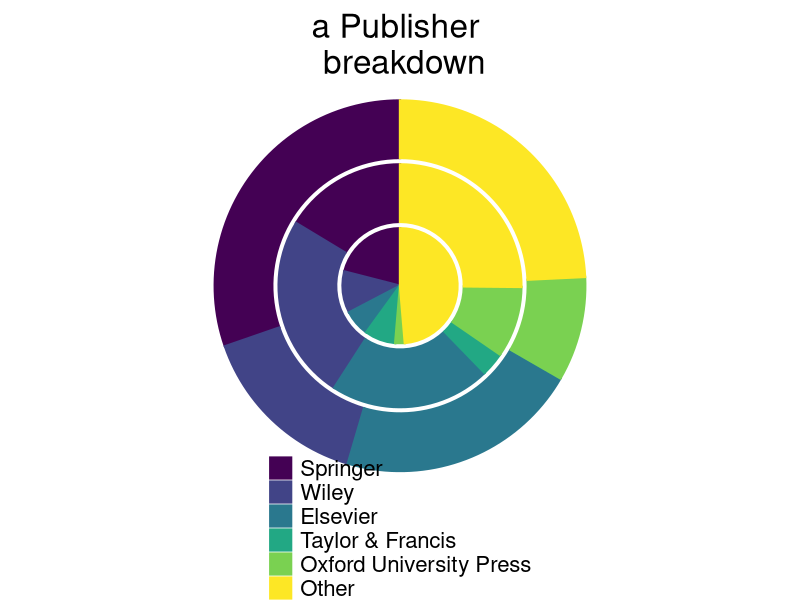
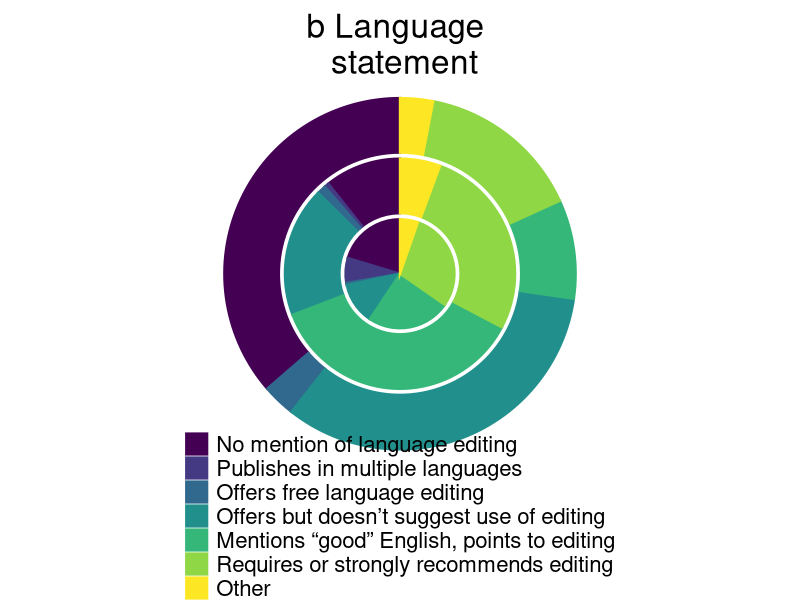
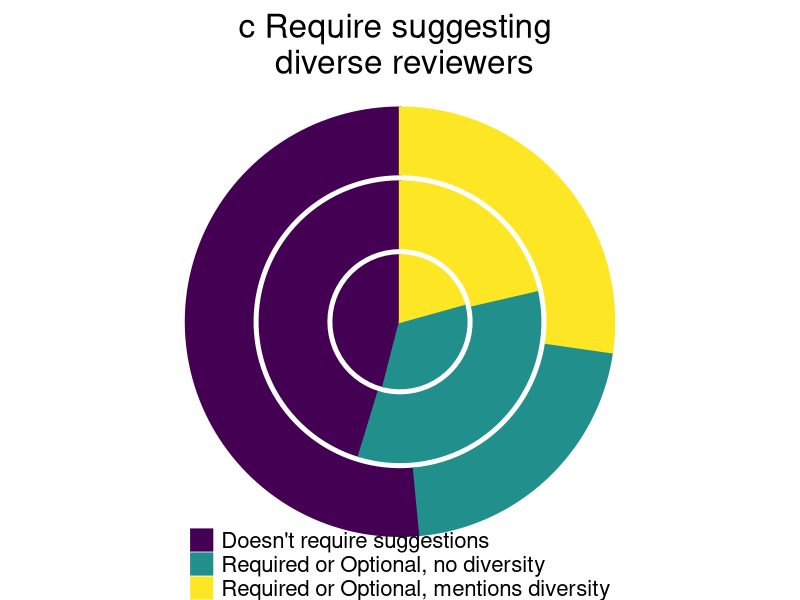
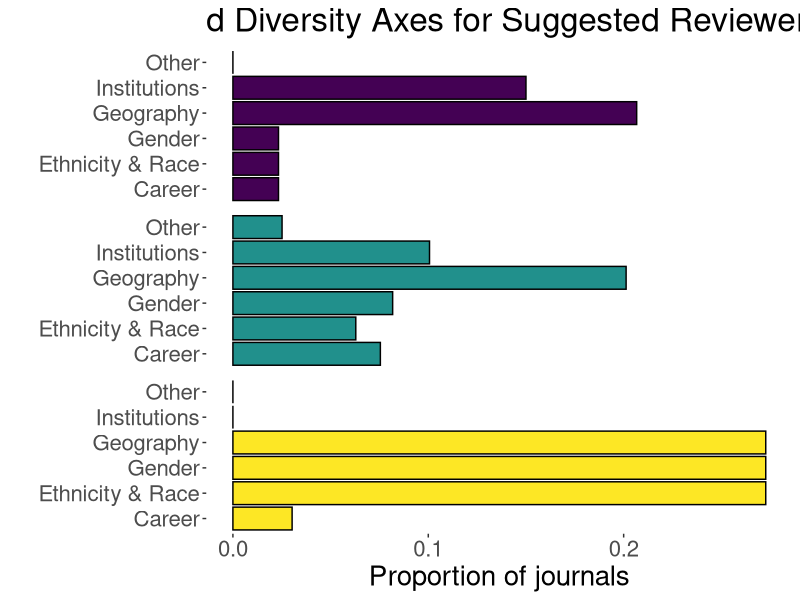
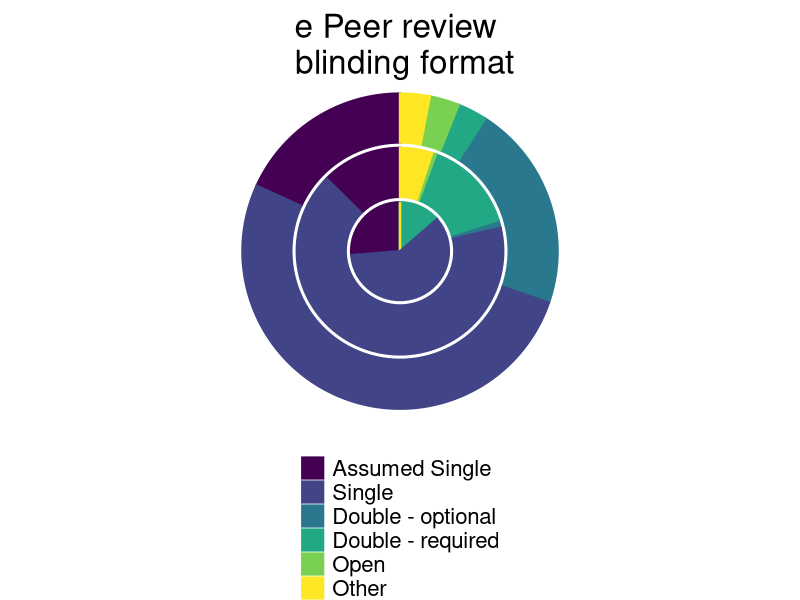
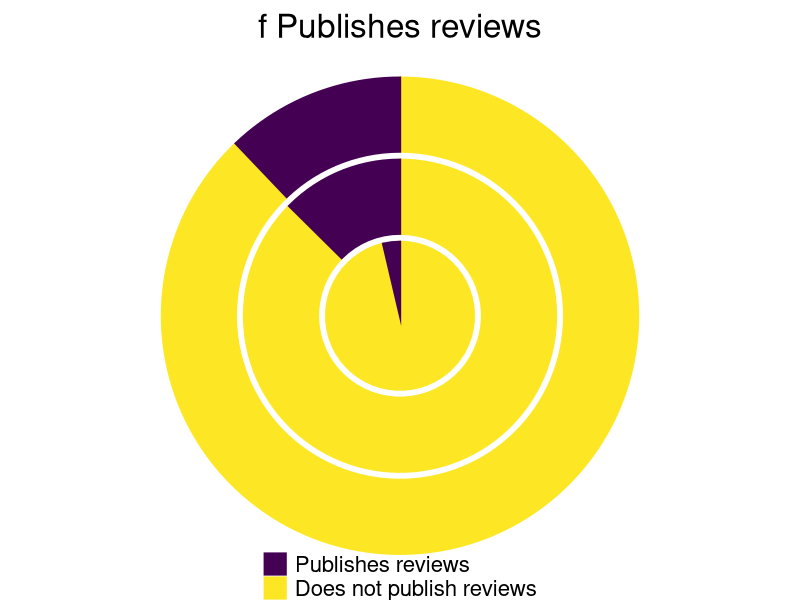
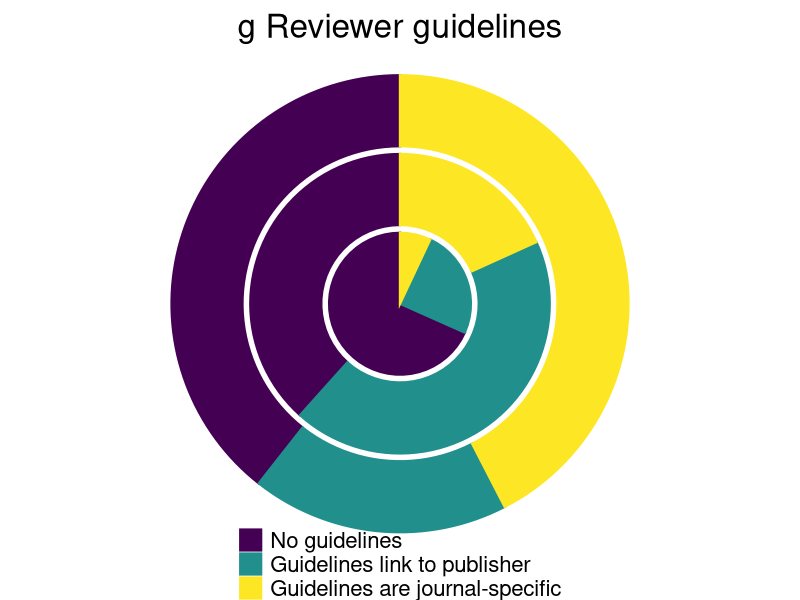
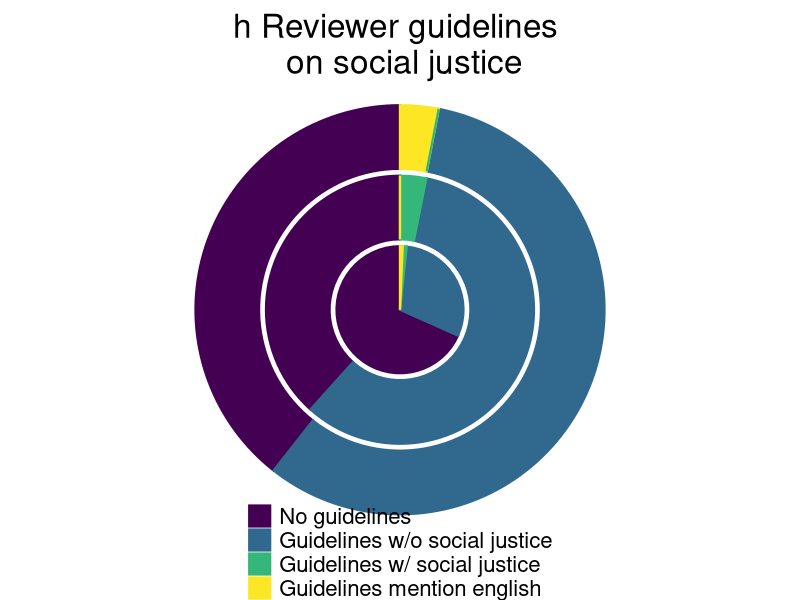

Write the R code that produced these figures, in order.
#################################################
#### Plotting journal policy data by JIF     ####
#### Created by: Courtney L Davis            #### 
#### Last checked: 30 November 2022          ####
#################################################

############ Set-up
############
# Load packages
library(ggplot2)
library(here)

# Read in the journal policy data
policy.data <- read.csv(here("Journal Policy Data Summaries","Data","Dataset S2 EcoEvo Journal Policies.csv"))

##### Code to create pie charts describing journal policy data, broken down by impact factor ####

### Plot A: By publisher of journal - broken down in to top 5 publishers and "other"
# Create bins for summarizing data
policy.data$Publisher_Top_Binned <- ifelse(policy.data$Publisher.from.JCR.but.binned.by.larger.company == "SPRINGER", "1",
                                           ifelse(policy.data$Publisher.from.JCR.but.binned.by.larger.company == "WILEY", "2",
                                                  ifelse(policy.data$Publisher.from.JCR.but.binned.by.larger.company == "ELSEVIER", "3",
                                                         ifelse(policy.data$Publisher.from.JCR.but.binned.by.larger.company == "TAYLOR AND FRANCIS", "4",
                                                                ifelse(policy.data$Publisher.from.JCR.but.binned.by.larger.company == "OXFORD UNIVERSITY PRESS", "5", "6")))))

# Create table summary for different values
publisher_df_low <- table(policy.data[policy.data$JIF_bin == "Low" | policy.data$JIF_bin == "NA", "Publisher_Top_Binned"])
publisher_df_med <- table(policy.data[policy.data$JIF_bin == "Mid", "Publisher_Top_Binned"])
publisher_df_high <- table(policy.data[policy.data$JIF_bin == "High", "Publisher_Top_Binned"])

# Convert table summary into a dataframe with proportions
publisher_df_low_percent = data.frame(publisher_df_low / sum(publisher_df_low))
publisher_df_med_percent = data.frame(publisher_df_med / sum(publisher_df_med))
publisher_df_high_percent = data.frame(publisher_df_high / sum(publisher_df_high))

# Convert to numeric for plotting
publisher_df_low_percent$Freq <- as.numeric(publisher_df_low_percent$Freq)
publisher_df_med_percent$Freq <- as.numeric(publisher_df_med_percent$Freq)
publisher_df_high_percent$Freq <- as.numeric(publisher_df_high_percent$Freq)

# Add "Multiple languages" to high IF journals
publisher_df_high_percent <- rbind(publisher_df_high_percent, data.frame("Var1" = "4", "Freq" = "0"))
publisher_df_high_percent <- publisher_df_high_percent[c(1,2,3,6,4,5),] # reorder

# Re-assign level names for plotting
levels(publisher_df_high_percent$Var1) <- levels(publisher_df_low_percent$Var1)  <- levels(publisher_df_med_percent$Var1) <- list("Springer" = "1", 
                                          "Wiley" = "2", 
                                          "Elsevier" = "3",
                                          "Taylor & Francis" = "4", 
                                          "Oxford University Press" = "5",
                                          "Other" = "6")

# Combine dataframes to make the concentric donut dataframe
concentric_df <- rbind(publisher_df_low_percent, publisher_df_med_percent, publisher_df_high_percent)
concentric_df$classification <- c(rep("low",6), rep("med",6), rep("high",6)) # create column with IF classification
concentric_df$Freq <- as.numeric(concentric_df$Freq) # convert to numeric for plotting
concentric_df$classification <- factor(concentric_df$classification, levels = c("low", "med","high"))

# Create the plot
plot_a <- ggplot(concentric_df, aes(x = classification, y = Freq, fill= Var1, col = Var1)) +
  geom_col(size = 0.8) +
  coord_polar(theta="y") +
  scale_fill_viridis_d() + 
  scale_colour_viridis_d() + theme_void() +
  theme(text = element_text(size = 20), 
        plot.title = element_text(hjust = 0.5, margin=margin(t=10,b=-20)), 
        legend.margin=margin(t = -50),
        legend.box.margin=margin(0,0,0,0),
        legend.position = "bottom", 
        legend.direction = "vertical",
        legend.title = element_blank()) + 
  ggtitle("a Publisher \n breakdown")


### Plot B: By journal statements on language requirements
# Data have already been binned accordingly:
# "No mention of English requirement" = 1
# "Journal publishes articles in more than one language (e.g., Spanish and English)" = 2
# "Journal offers FREE English language editing services (most progressive policies)" = 3
# "Offers editing but doesn't strongly suggest or recommend that people use it" = 4
# "Mentions authors need to use "good English" and points to fee-for-service editing" = 5
# "Requires or strongly advices ESL authors to pay for editing prior to submission (or have colleagues edit, etc.) (least progressive policies)" = 6
# "Other (describe in adjacent column)" = 7

# Create table summary for different values
language_df_low <- table(policy.data[policy.data$JIF_bin == "Low" | policy.data$JIF_bin == "NA", "language.requirements.binned"])
language_df_med <- table(policy.data[policy.data$JIF_bin == "Mid", "language.requirements.binned"])
language_df_high <- table(policy.data[policy.data$JIF_bin == "High", "language.requirements.binned"])

# Compute percentages
language_df_low_percent = data.frame(language_df_low / sum(language_df_low))
language_df_med_percent = data.frame(language_df_med / sum(language_df_med))
language_df_high_percent = data.frame(language_df_high / sum(language_df_high))

# Reformat Freq column to numeric
language_df_low_percent$Freq <- as.numeric(language_df_low_percent$Freq)
language_df_med_percent$Freq <- as.numeric(language_df_med_percent$Freq)
language_df_high_percent$Freq <- as.numeric(language_df_high_percent$Freq)

# Add "Multiple languages" to high IF journals
language_df_high_percent <- rbind(language_df_high_percent, data.frame("Var1" = "2", "Freq" = "0"))
language_df_high_percent <- language_df_high_percent[c(1,7,2,3,4,5,6),] # reorder

# Change the labels for legend
levels(language_df_high_percent$Var1) <- levels(language_df_low_percent$Var1) <- levels(language_df_med_percent$Var1) <- list("No mention of language editing" = "1", 
                                         "Publishes in multiple languages" = "2", 
                                         "Offers free language editing" = "3",
                                         "Offers but doesn’t suggest use of editing" = "4", 
                                         "Mentions “good” English, points to editing" = "5",
                                         "Requires or strongly recommends editing" = "6",
                                         "Other" = "7")

# Create the concentric donut dataframe
concentric_df <- rbind(language_df_low_percent, language_df_med_percent, language_df_high_percent)
concentric_df$classification <- c(rep("low",7), rep("med",7), rep("high",7)) # create column with IF classification
concentric_df$Freq <- as.numeric(concentric_df$Freq) # convert to numeric for plotting
concentric_df$classification <- factor(concentric_df$classification, levels = c("low", "med","high"))

# Create the plot
plot_b <- ggplot(concentric_df, aes(x = classification, y = Freq, fill= Var1, col = Var1)) +
  geom_col(size = 0.8) +
  coord_polar(theta="y") +
  scale_fill_viridis_d() + 
  scale_colour_viridis_d() + theme_void() +
  theme(text = element_text(size = 20), 
        plot.title = element_text(hjust = 0.5, margin=margin(t=10,b=-20)), 
        legend.margin=margin(t = -50),
        legend.box.margin=margin(0,0,0,0),
        legend.position = "bottom", 
        legend.direction = "vertical",
        legend.title = element_blank()) + 
  ggtitle("b Language \n statement")


### Plot C: Whether authors are required to submit names of diverse reviewers
# Data have already been binned accordingly:
# Journal doesn't require that authors suggest reviewers = 1
# Journal asks for suggested reviewers but does not mention diversity of reviewers = 2
# Journal ask for suggested reviewers and explicitly mentions 1 or more axes of diversity of reviewers = 3

# Create table summary for different values
revdiversity_df_low <- table(policy.data[policy.data$JIF_bin == "Low" | policy.data$JIF_bin == "NA", "authors.suggest.diverse.reviews.binned"])
revdiversity_df_med <- table(policy.data[policy.data$JIF_bin == "Mid", "authors.suggest.diverse.reviews.binned"])
revdiversity_df_high <- table(policy.data[policy.data$JIF_bin == "High", "authors.suggest.diverse.reviews.binned"])

# Compute percentages
revdiversity_df_low_percent = data.frame(revdiversity_df_low / sum(revdiversity_df_low))
revdiversity_df_med_percent = data.frame(revdiversity_df_med / sum(revdiversity_df_med))
revdiversity_df_high_percent = data.frame(revdiversity_df_high / sum(revdiversity_df_high))

# Reformat Freq column to numeric
revdiversity_df_low_percent$Freq <- as.numeric(revdiversity_df_low_percent$Freq)
revdiversity_df_med_percent$Freq <- as.numeric(revdiversity_df_med_percent$Freq)
revdiversity_df_high_percent$Freq <- as.numeric(revdiversity_df_high_percent$Freq)

# Change the labels for legend
levels(revdiversity_df_high_percent$Var1) <- levels(revdiversity_df_low_percent$Var1) <- levels(revdiversity_df_med_percent$Var1) <- list("Doesn't require suggestions" = "1", 
                                                  "Required or Optional, no diversity" = "2", 
                                                  "Required or Optional, mentions diversity" = "3")

# Create the concentric donut dataframe
concentric_df <- rbind(revdiversity_df_low_percent, revdiversity_df_med_percent, revdiversity_df_high_percent)
concentric_df$classification <- c(rep("low",3), rep("med",3), rep("high",3))
concentric_df$Freq <- as.numeric(concentric_df$Freq)
concentric_df$classification <- factor(concentric_df$classification, levels = c("low", "med","high"))

# Create the plot
plot_c <- ggplot(concentric_df, aes(x = classification, y = Freq, fill= Var1, col = Var1)) +
  geom_col(size = 0.8) +
  coord_polar(theta="y", start = 0) +
  scale_fill_viridis_d() + 
  scale_colour_viridis_d() + theme_void() + 
  theme(text = element_text(size = 20), 
        plot.title = element_text(hjust = 0.5, margin=margin(t=10,b=-20)), 
        legend.margin=margin(t = -50),
        legend.box.margin=margin(0,0,0,0),
        legend.position = "bottom", 
        legend.direction = "vertical",
        legend.title = element_blank()) + 
  ggtitle("c Require suggesting \n diverse reviewers")



### Plot E: By journal blinding format
# Create table summary for different values
journal_blinding_df_low <- table(policy.data[policy.data$JIF_bin == "Low" | policy.data$JIF_bin == "NA", "blind.format"])
journal_blinding_df_med <- table(policy.data[policy.data$JIF_bin == "Mid", "blind.format"])
journal_blinding_df_high <- table(policy.data[policy.data$JIF_bin == "High", "blind.format"])

# Compute percentages
journal_blinding_df_low_percent = data.frame(journal_blinding_df_low / sum(journal_blinding_df_low))
journal_blinding_df_med_percent = data.frame(journal_blinding_df_med / sum(journal_blinding_df_med))
journal_blinding_df_high_percent = data.frame(journal_blinding_df_high / sum(journal_blinding_df_high))

# Reformat Freq column to numeric
journal_blinding_df_low_percent$Freq <- as.numeric(journal_blinding_df_low_percent$Freq)
journal_blinding_df_med_percent$Freq <- as.numeric(journal_blinding_df_med_percent$Freq)
journal_blinding_df_high_percent$Freq <- as.numeric(journal_blinding_df_high_percent$Freq)

# Add "Open" to low IF journals
journal_blinding_df_low_percent <- rbind(journal_blinding_df_low_percent, data.frame("Var1" = c("Open","Other"), "Freq" = c("0","0")))
journal_blinding_df_low_percent <- journal_blinding_df_low_percent[c(1,2,3,5,6,4),] # reorder

# Change the labels for legend
levels(journal_blinding_df_high_percent$Var1) <- levels(journal_blinding_df_low_percent$Var1)  <- levels(journal_blinding_df_med_percent$Var1) <- list("Assumed Single" = "Assumed_single", "Single" = "Single", 
                                                      "Double - optional" = "Double_optional", 
                                                      "Double - required" = "Double_required",
                                                      "Open" = "Open", 
                                                      "Other" = "Other")

# Create the concentric donut dataframe
concentric_df <- rbind(journal_blinding_df_low_percent, journal_blinding_df_med_percent, journal_blinding_df_high_percent)
concentric_df$classification <- c(rep("low",6), rep("med",6), rep("high",6))
concentric_df$Freq <- as.numeric(concentric_df$Freq)
concentric_df$classification <- factor(concentric_df$classification, levels = c("low", "med","high"))

# Create the plot
plot_e <- ggplot(concentric_df, aes(x = classification, y = Freq, fill= Var1, col = Var1)) +
  geom_col(size = 0.8) +
  coord_polar(theta="y") +
  scale_fill_viridis_d() + 
  scale_colour_viridis_d() + theme_void() +
  theme(text = element_text(size = 20), 
        plot.title = element_text(hjust = 0.5, margin=margin(t=10,b=-20)), 
        legend.margin=margin(t = 0),
        legend.box.margin=margin(0,0,0,0),
        legend.position = "bottom", 
        legend.direction = "vertical",
        legend.title = element_blank()) + 
  ggtitle("e Peer review \n blinding format")


### Plot F: Whether the journal publishes reviews upon publication of manuscript
# Create table summary for different values
publishrev_df_low <- table(policy.data[policy.data$JIF_bin == "Low" | policy.data$JIF_bin == "NA", "journal.publish.peer.reviews"])
publishrev_df_med <- table(policy.data[policy.data$JIF_bin == "Mid", "journal.publish.peer.reviews"])
publishrev_df_high <- table(policy.data[policy.data$JIF_bin == "High", "journal.publish.peer.reviews"])

# Compute percentages
publishrev_df_low_percent = data.frame(publishrev_df_low / sum(publishrev_df_low))
publishrev_df_med_percent = data.frame(publishrev_df_med / sum(publishrev_df_med))
publishrev_df_high_percent = data.frame(publishrev_df_high / sum(publishrev_df_high))

# Reformat Freq column to numeric
publishrev_df_low_percent$Freq <- as.numeric(publishrev_df_low_percent$Freq)
publishrev_df_med_percent$Freq <- as.numeric(publishrev_df_med_percent$Freq)
publishrev_df_high_percent$Freq <- as.numeric(publishrev_df_high_percent$Freq)

# Change the labels for legend
levels(publishrev_df_high_percent$Var1) <- levels(publishrev_df_low_percent$Var1) <- levels(publishrev_df_med_percent$Var1) <- list("Publishes reviews" = "Yes", 
                                                                                                                                             "Does not publish reviews" = "No")

# Create the concentric donut dataframe
concentric_df <- rbind(publishrev_df_low_percent, publishrev_df_med_percent, publishrev_df_high_percent)
concentric_df$classification <- c(rep("low",2), rep("med",2), rep("high",2))
concentric_df$Freq <- as.numeric(concentric_df$Freq)
concentric_df$classification <- factor(concentric_df$classification, levels = c("low", "med","high"))

# Create the plot
plot_f <- ggplot(concentric_df, aes(x = classification, y = Freq, fill= Var1, col = Var1)) +
  geom_col(size = 0.8) +
  coord_polar(theta="y") +
  scale_fill_viridis_d() + 
  scale_colour_viridis_d() + theme_void() +
  theme(text = element_text(size = 20), 
        plot.title = element_text(hjust = 0.5, margin=margin(t=10,b=-20)), 
        legend.margin=margin(t = -50),
        legend.box.margin=margin(0,0,0,0),
        legend.position = "bottom", 
        legend.direction = "vertical",
        legend.title = element_blank()) + 
  ggtitle("f Publishes reviews")



### Plot G: Whether the journal has reviewer guidelines that are specific to journal or publisher
# Create bins for summarizing data
policy.data$ReviewerGuidelines_Publisher_Journal_Binned <- ifelse(policy.data$guidelines.to.be.reviewer == "No", "1",
                                                                  ifelse(policy.data$guidelines.to.be.reviewer == "Yes" & policy.data$guidelines.link.publisher == "Yes", "2",
                                                                         ifelse(policy.data$guidelines.to.be.reviewer == "Yes" & policy.data$guidelines.link.publisher == "No", "3", "NA")))

# Create table summary for different values
revguidelines_df_low <- table(policy.data[policy.data$JIF_bin == "Low" | policy.data$JIF_bin == "NA", "ReviewerGuidelines_Publisher_Journal_Binned"])
revguidelines_df_med <- table(policy.data[policy.data$JIF_bin == "Mid", "ReviewerGuidelines_Publisher_Journal_Binned"])
revguidelines_df_high <- table(policy.data[policy.data$JIF_bin == "High", "ReviewerGuidelines_Publisher_Journal_Binned"])

# Compute percentages
revguidelines_df_low_percent = data.frame(revguidelines_df_low / sum(revguidelines_df_low))
revguidelines_df_med_percent = data.frame(revguidelines_df_med / sum(revguidelines_df_med))
revguidelines_df_high_percent = data.frame(revguidelines_df_high / sum(revguidelines_df_high))

# Reformat Freq column to numeric
revguidelines_df_low_percent$Freq <- as.numeric(revguidelines_df_low_percent$Freq)
revguidelines_df_med_percent$Freq <- as.numeric(revguidelines_df_med_percent$Freq)
revguidelines_df_high_percent$Freq <- as.numeric(revguidelines_df_high_percent$Freq)

# Change the labels for legend
levels(revguidelines_df_high_percent$Var1) <- levels(revguidelines_df_low_percent$Var1) <- levels(revguidelines_df_med_percent$Var1) <- list("No guidelines" = "1", 
                                              "Guidelines link to publisher" = "2", 
                                              "Guidelines are journal-specific" = "3")

# Create the concentric donut dataframe
concentric_df <- rbind(revguidelines_df_low_percent, revguidelines_df_med_percent, revguidelines_df_high_percent)
concentric_df$classification <- c(rep("low",3), rep("med",3), rep("high",3))
concentric_df$Freq <- as.numeric(concentric_df$Freq)
concentric_df$classification <- factor(concentric_df$classification, levels = c("low", "med","high"))

# Create the plot
plot_g <- ggplot(concentric_df, aes(x = classification, y = Freq, fill= Var1, col = Var1)) +
  geom_col(size = 0.8) +
  coord_polar(theta="y") +
  scale_fill_viridis_d() + 
  scale_colour_viridis_d() + theme_void() +
  theme(text = element_text(size = 20), 
        plot.title = element_text(hjust = 0.5, margin=margin(t=10,b=-20)), 
        legend.margin=margin(t = -50),
        legend.box.margin=margin(0,0,0,0),
        legend.position = "bottom", 
        legend.direction = "vertical",
        legend.title = element_blank()) + 
  ggtitle("g Reviewer guidelines")


### Plot H: Whether journal's reviewer guidelines mention social justice
# Create bins for summarizing data
policy.data$ReviewerGuidelines_SocialJustice <- ifelse(policy.data$guidelines.to.be.reviewer == "No", "1",
                                                       ifelse(policy.data$guidelines.to.be.reviewer == "Yes" & policy.data$guidelines.social.justice == "No", "2",
                                                              ifelse(policy.data$guidelines.to.be.reviewer == "Yes" & policy.data$guidelines.social.justice == "Yes" & policy.data$guidelines.esl == "No", "3", "4")))

# Create table summary for different values
revguidelines_sj_df_low <- table(policy.data[policy.data$JIF_bin == "Low" | policy.data$JIF_bin == "NA", "ReviewerGuidelines_SocialJustice"])
revguidelines_sj_df_med <- table(policy.data[policy.data$JIF_bin == "Mid", "ReviewerGuidelines_SocialJustice"])
revguidelines_sj_df_high <- table(policy.data[policy.data$JIF_bin == "High", "ReviewerGuidelines_SocialJustice"])

# Compute percentages
revguidelines_sj_df_low_percent = data.frame(revguidelines_sj_df_low / sum(revguidelines_sj_df_low))
revguidelines_sj_df_med_percent = data.frame(revguidelines_sj_df_med / sum(revguidelines_sj_df_med))
revguidelines_sj_df_high_percent = data.frame(revguidelines_sj_df_high / sum(revguidelines_sj_df_high))

# Reformat Freq column to numeric
revguidelines_sj_df_low_percent$Freq <- as.numeric(revguidelines_sj_df_low_percent$Freq)
revguidelines_sj_df_med_percent$Freq <- as.numeric(revguidelines_sj_df_med_percent$Freq)
revguidelines_sj_df_high_percent$Freq <- as.numeric(revguidelines_sj_df_high_percent$Freq)

# Add in missing levels
revguidelines_sj_df_med_percent <- rbind(revguidelines_sj_df_med_percent , data.frame("Var1" = "4", "Freq" = "0"))
revguidelines_sj_df_high_percent <- rbind(revguidelines_sj_df_high_percent , data.frame("Var1" = "3", "Freq" = "0"))

# Change the labels for legend
levels(revguidelines_sj_df_high_percent$Var1) <- levels(revguidelines_sj_df_low_percent$Var1) <- levels(revguidelines_sj_df_med_percent$Var1) <- list("No guidelines" = "1", 
                                            "Guidelines w/o social justice" = "2", 
                                            "Guidelines w/ social justice" = "3",
                                            "Guidelines mention english" = "4")

# Create the concentric donut dataframe
concentric_df <- rbind(revguidelines_sj_df_low_percent, revguidelines_sj_df_med_percent, revguidelines_sj_df_high_percent)
concentric_df$classification <- c(rep("low",4), rep("med",4), rep("high",4))
concentric_df$Freq <- as.numeric(concentric_df$Freq)
concentric_df$classification <- factor(concentric_df$classification, levels = c("low", "med","high"))

# Create the plot
plot_h <- ggplot(concentric_df, aes(x = classification, y = Freq, fill= Var1, col = Var1)) +
  geom_col(size = 0.8) +
  coord_polar(theta="y") +
  scale_fill_viridis_d() + 
  scale_colour_viridis_d() + theme_void() +
  theme(text = element_text(size = 20), 
        plot.title = element_text(hjust = 0.5, margin=margin(t=10,b=-20)), 
        legend.margin=margin(t = -50),
        legend.box.margin=margin(0,0,0,0),
        legend.position = "bottom", 
        legend.direction = "vertical",
        legend.title = element_blank()) +
  ggtitle("h Reviewer guidelines \n on social justice")



### Create bar charts for the diversity of suggested reviewers
revdiversity_low <- policy.data[policy.data$JIF_bin == "Low" | policy.data$JIF_bin == "NA", ]
revdiversity_med <- policy.data[policy.data$JIF_bin == "Mid", ]
revdiversity_high <- policy.data[policy.data$JIF_bin == "High", ]

# Geography, Institutions, Career, Gender, Ethnicity & Race, Other
# Low impact factor journals
revdiversity_low_geography <- table(revdiversity_low$guidelines.multiple.countries)
revdiversity_low_geography_prop <- data.frame(revdiversity_low_geography / sum(revdiversity_low_geography))

revdiversity_low_institution <- table(revdiversity_low$guidelines.multiple.institutions)
revdiversity_low_institution_prop <- data.frame(revdiversity_low_institution / sum(revdiversity_low_institution))

revdiversity_low_career <- table(revdiversity_low$guidelines.ecr)
revdiversity_low_career_prop <- data.frame(revdiversity_low_career / sum(revdiversity_low_career))

revdiversity_low_gender <- table(revdiversity_low$guidelines.gender)
revdiversity_low_gender_prop <- data.frame(revdiversity_low_gender / sum(revdiversity_low_gender))

revdiversity_low_ethnicity <- table(revdiversity_low$guidelines.another.demographic.enthnicity.or.race)
revdiversity_low_ethnicity_prop <- data.frame(revdiversity_low_ethnicity / sum(revdiversity_low_ethnicity))

revdiversity_low_other <- table(revdiversity_low$guidelines.another.demographic.other)
revdiversity_low_other_prop <- data.frame(revdiversity_low_other / sum(revdiversity_low_other))
revdiversity_low_other_prop <- rbind(revdiversity_low_other_prop, data.frame("Var1" = "Yes", "Freq" = "0"))

revdiversity_low_fulldf <- rbind(revdiversity_low_geography_prop[2,], revdiversity_low_institution_prop[2,],
                                      revdiversity_low_career_prop[2,], revdiversity_low_gender_prop[2,],
                                      revdiversity_low_ethnicity_prop[2,],revdiversity_low_other_prop[2,])
revdiversity_low_fulldf$Category <- c("Geography", "Institutions", "Career", "Gender", "Ethnicity & Race", "Other")
revdiversity_low_fulldf$IF <- "low"

# Medium impact factor journals
revdiversity_med_geography <- table(revdiversity_med$guidelines.multiple.countries)
revdiversity_med_geography_prop <- data.frame(revdiversity_med_geography / sum(revdiversity_med_geography))

revdiversity_med_institution <- table(revdiversity_med$guidelines.multiple.institutions)
revdiversity_med_institution_prop <- data.frame(revdiversity_med_institution / sum(revdiversity_med_institution))

revdiversity_med_career <- table(revdiversity_med$guidelines.ecr)
revdiversity_med_career_prop <- data.frame(revdiversity_med_career / sum(revdiversity_med_career))

revdiversity_med_gender <- table(revdiversity_med$guidelines.gender)
revdiversity_med_gender_prop <- data.frame(revdiversity_med_gender / sum(revdiversity_med_gender))

revdiversity_med_ethnicity <- table(revdiversity_med$guidelines.another.demographic.enthnicity.or.race)
revdiversity_med_ethnicity_prop <- data.frame(revdiversity_med_ethnicity / sum(revdiversity_med_ethnicity))

revdiversity_med_other <- table(revdiversity_med$guidelines.another.demographic.other)
revdiversity_med_other_prop <- data.frame(revdiversity_med_other / sum(revdiversity_med_other))
#revdiversity_med_other_prop <- rbind(revdiversity_med_other_prop, data.frame("Var1" = "Yes", "Freq" = "0"))

revdiversity_med_fulldf <- rbind(revdiversity_med_geography_prop[2,], revdiversity_med_institution_prop[2,],
                                 revdiversity_med_career_prop[2,], revdiversity_med_gender_prop[2,],
                                 revdiversity_med_ethnicity_prop[2,],revdiversity_med_other_prop[2,])
revdiversity_med_fulldf$Category <- c("Geography", "Institutions", "Career", "Gender", "Ethnicity & Race", "Other")
revdiversity_med_fulldf$IF <- "med"


# High impact factor journals
revdiversity_high_geography <- table(revdiversity_high$guidelines.multiple.countries)
revdiversity_high_geography_prop <- data.frame(revdiversity_high_geography / sum(revdiversity_high_geography))

revdiversity_high_institution <- table(revdiversity_high$guidelines.multiple.institutions)
revdiversity_high_institution_prop <- data.frame(revdiversity_high_institution / sum(revdiversity_high_institution))
revdiversity_high_institution_prop <- rbind(revdiversity_high_institution_prop, data.frame("Var1" = "Yes", "Freq" = "0"))

revdiversity_high_career <- table(revdiversity_high$guidelines.ecr)
revdiversity_high_career_prop <- data.frame(revdiversity_high_career / sum(revdiversity_high_career))

revdiversity_high_gender <- table(revdiversity_high$guidelines.gender)
revdiversity_high_gender_prop <- data.frame(revdiversity_high_gender / sum(revdiversity_high_gender))

revdiversity_high_ethnicity <- table(revdiversity_high$guidelines.another.demographic.enthnicity.or.race)
revdiversity_high_ethnicity_prop <- data.frame(revdiversity_high_ethnicity / sum(revdiversity_high_ethnicity))

revdiversity_high_other <- table(revdiversity_high$guidelines.another.demographic.other)
revdiversity_high_other_prop <- data.frame(revdiversity_high_other / sum(revdiversity_high_other))
revdiversity_high_other_prop <- rbind(revdiversity_high_other_prop, data.frame("Var1" = "Yes", "Freq" = "0"))

revdiversity_high_fulldf <- rbind(revdiversity_high_geography_prop[2,], revdiversity_high_institution_prop[2,],
                                 revdiversity_high_career_prop[2,], revdiversity_high_gender_prop[2,],
                                 revdiversity_high_ethnicity_prop[2,],revdiversity_high_other_prop[2,])
revdiversity_high_fulldf$Category <- c("Geography", "Institutions", "Career", "Gender", "Ethnicity & Race", "Other")
revdiversity_high_fulldf$IF <- "high"


# Pull all of the data together to create bar charts
revdiversity_all_plotting_df <- rbind(revdiversity_low_fulldf, revdiversity_med_fulldf, revdiversity_high_fulldf)
revdiversity_all_plotting_df$Freq <- as.numeric(revdiversity_all_plotting_df$Freq)

revdiversity_all_plotting_df$IF <- factor(revdiversity_all_plotting_df$IF, levels = c("low", "med", "high"))
levels(revdiversity_all_plotting_df$IF) <- list ("Low IF" = "low", "Medium IF" = "med", "High IF" = "high")

### Plot D: Diversity axes mentioned for suggest reviewers
plot_d <- ggplot(data = revdiversity_all_plotting_df, aes(x = Category, y = Freq, fill = IF)) + 
  geom_bar(stat="identity", color="black", position=position_dodge())+
  scale_fill_viridis_d() +
  theme_bw() + theme(panel.border = element_blank(),
             panel.grid.major = element_blank(),
             panel.grid.minor = element_blank(),
             strip.background = element_blank(),
             strip.text = element_blank(),
             text = element_text(size = 20), 
             legend.position = "none") + 
  coord_flip() + facet_wrap(~IF, nrow = 3) + ylab("Proportion of journals") + 
  xlab("") +
  ggtitle("d Diversity Axes for Suggested Reviewers")
